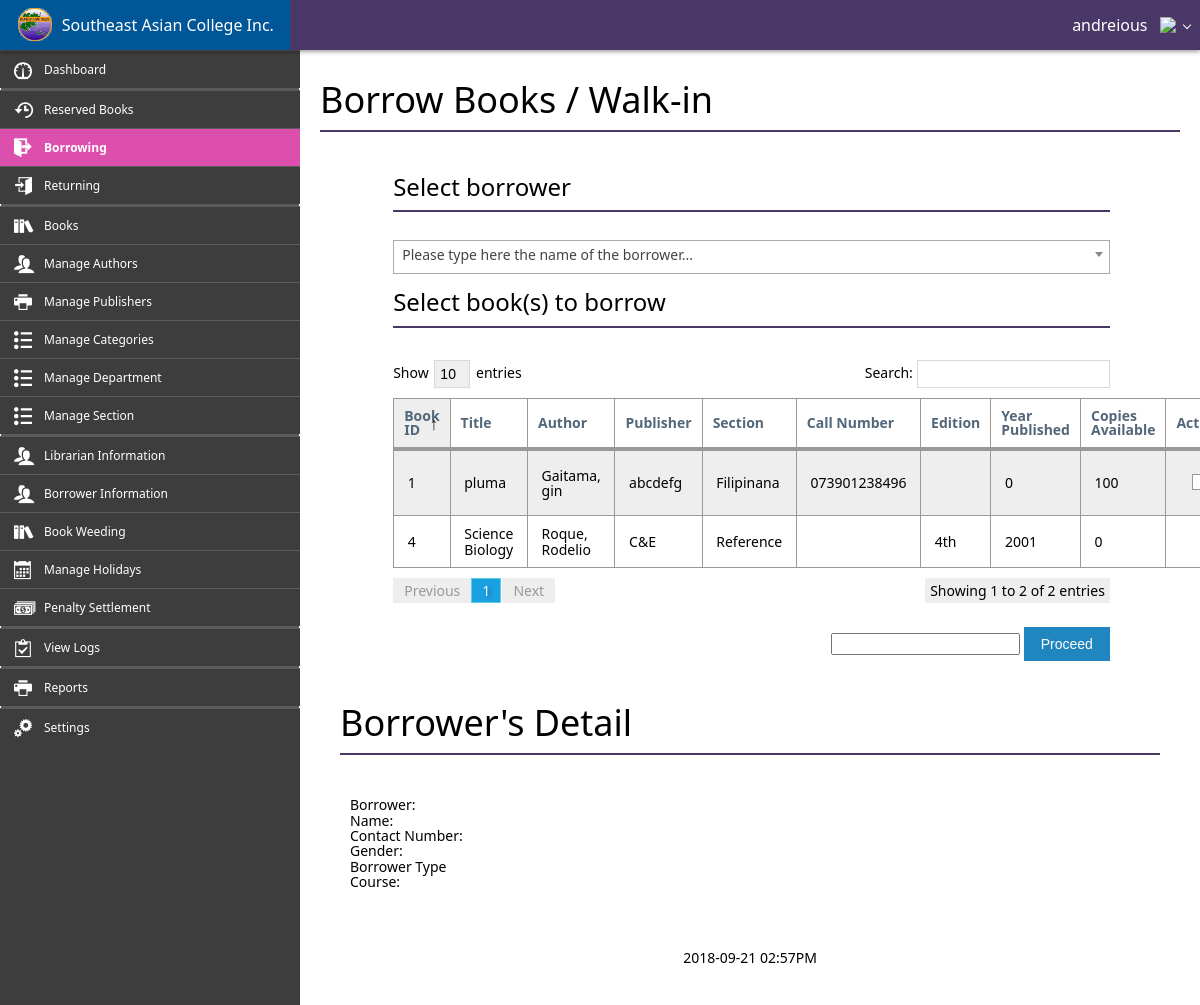
Page /control_panel/loan_materials.php (signed in) on the committed database.
### tables this page shows
CREATE TABLE `works` (
  `Author_ID` int(11) NOT NULL,
  `Book_ID` int(11) NOT NULL
);

CREATE TABLE `book` (
  `Book_ID` int(11) NOT NULL,
  `Publisher_ID` int(11) NOT NULL,
  `Section_ID` int(11) NOT NULL,
  `Book_Title` varchar(255) NOT NULL,
  `Call_Number` varchar(255) NOT NULL,
  `Edition` varchar(255) NOT NULL,
  `Year_Published` int(11) DEFAULT NULL,
  `Quantity` int(11) NOT NULL,
  `Unit_Of_Price` varchar(255) NOT NULL,
  `Status` varchar(255) NOT NULL,
  `Image` varchar(255) NOT NULL,
  `Category_ID` int(11) NOT NULL,
  `Date_Added` date NOT NULL
);

CREATE TABLE `authors` (
  `Author_ID` int(10) NOT NULL,
  `Author_First_Name` varchar(255) NOT NULL,
  `Author_Last_Name` varchar(255) NOT NULL
);

CREATE TABLE `publishers` (
  `Publisher_ID` int(10) NOT NULL,
  `Publisher_Name` varchar(255) NOT NULL,
  `Publisher_Address` varchar(255) NOT NULL,
  `Contact_Number` varchar(255) NOT NULL
);

CREATE TABLE `section` (
  `Section_ID` int(11) NOT NULL,
  `Section_Type` varchar(255) NOT NULL
);

### control_panel/requests/connection.php (called while the page is built, shortened)
<?php
    class Connection {
        private $hostname = 'localhost';
        private $username = 'root';
        private $password = '';
        private $database = 'saci_db';
        private $connection, $query;
        function open() {
            return $this->connection = mysqli_connect($this->hostname, $this->username, $this->password, $this->database);
        }
        function query($sql) {
            return $this->query = mysqli_query($this->connection, $sql);
        }
        function num_rows() {
            return mysqli_num_rows($this->query);
        }
        function fetch_assoc() {
            return mysqli_fetch_assoc($this->query);
        }
    }
?>

### control_panel/loan_materials.php (the view, shortened to what this page needs)
<?php
    include_once('assets/system/header.php');
?>
<div class="app-bar fixed-top shadow" data-role="appbar" style="background-color:#493867;">
    <a class="app-bar-element branding" href="./"><img class="app-logo" src="assets/image/Southeast Asian College.png">&nbsp;&nbsp;Southeast Asian College Inc.</a>
    <?php
        if(isset($_SESSION['account_username'])) {
            $name = $_SESSION['account_first_name'] . ' ' . $_SESSION['account_last_name'];
            echo '<ul class="app-bar-menu place-right" style="background-color:#493867;">';
            echo '<li><a class="app-bar-element dropdown-toggle" style="background-color:#493867;">' . $name . '&nbsp;&nbsp;<img class="app-logo" src="./../user_images/' . $_SESSION['account_image'] . '"></a>';
            echo '</li>';
            echo '</ul>';
        } else {
            echo '<div class="place-right">';
            echo '<a class="app-bar-element" href="login.php"><span class="mif-switch"></span>&nbsp;&nbsp;Login</a>';
            echo '</div>';
        }
    ?>
</div>
<div id="main-block">
    <div class="flex-grid" style="height: 100%;">
        <div class="row" style="height: 100%;">
            <div id="cell-sidebar" class="cell bg-lightDark size-x300" style="overflow-y: scroll; height: 100%;">
                <ul class="sidebar2 dark">
                    <li><a href="./"><span class="mif-meter mif-ani-shuttle icon"></span><span class="title">Dashboard</span></a></li>
                    <li class="divider"></li><li class="divider"></li>
                    <li><a href="./reserved_materials.php"><span class="mif-history icon"></span><span class="title">Reserved Books</span></a></li>
                    <li class="active"><a href="./loan_materials.php"><span class="mif-exit icon"></span><span class="title">Borrowing</span></a></li>
                    <li><a href="./receive_materials.php"><span class="mif-enter icon"></span><span class="title">Returning</span></a></li>
                    <li class="divider"></li><li class="divider"></li>
                    <li><a href="./manage_materials.php"><span class="mif-books icon"></span><span class="title">Books</span></a></li>
                    <li><a href="./manage_authors.php"><span class="mif-users icon"></span><span class="title">Manage Authors</span></a></li>
                    <li><a href="./manage_publishers.php"><span class="mif-printer icon"></span><span class="title">Manage Publishers</span></a></li>
                    <li><a href="./manage_categories.php"><span class="mif-list2 icon"></span><span class="title">Manage Categories</span></a></li>
                    <li><a href="./manage_department.php"><span class="mif-list2 icon"></span><span class="title">Manage Department</span></a></li>
                    <li><a href="./manage_section.php"><span class="mif-list2 icon"></span><span class="title">Manage Section</span></a></li>
                    <li class="divider"></li><li class="divider"></li>
                    <li><a href="./manage_faculties.php"><span class="mif-users icon"></span><span class="title">Librarian Information</span></a></li>
                    <li><a href="./manage_students.php"><span class="mif-users icon"></span><span class="title">Borrower Information</span></a></li>
                    <li><a href="./manage_weeding.php"><span class="mif-books icon"></span><span class="title">Book Weeding</span></a></li>
                    <li><a href="./manage_holidays.php"><span class="mif-calendar icon"></span><span class="title">Manage Holidays</span></a></li>
                    <li><a href="./settled_penalties.php"><span class="mif-dollars icon"></span><span class="title">Penalty Settlement</span></a></li>
                    <li class="divider"></li><li class="divider"></li>
                    <li><a href="./view_logs.php"><span class="mif-clipboard icon"></span><span class="title">View Logs</span></a></li>
                    <li class="divider"></li><li class="divider"></li>
                    <li><a href="./generate_reports.php"><span class="mif-printer icon"></span><span class="title">Reports</span></a></li>
                    <li class="divider"></li><li class="divider"></li>
                    <li><a href="./settings.php"><span class="mif-cogs icon"></span><span class="title">Settings</span></a></li>
                </ul>
            </div>
            <div id="cell-content" class="pane-scroll cell auto-size padding20">
                <h1 class="text-light">Borrow Books / Walk-in</h1>
                <hr style="background-color:#493867;"><br>
                <div class="grid">
                    <div class="row cells12">
                        <div class="cell colspan10 offset1">
                            <h3 class="text-light">Select borrower</h3>
                            <hr style="background-color:#493867;"><br>
                            <div class="input-control select full-size" data-role="select">
                                    <?php
                                        require_once('requests/connection.php');
                                    ?>
                            </div>
                            <h3 class="text-light">Select book(s) to borrow</h3>
                            <hr style="background-color:#493867;"><br>
                            <table id="materials-table" class="table striped border bordered">
                                <thead>
                                    <tr>
                                        <th>Book ID</th>
                                        <th>Title</th>
                                        <th>Author</th>
                                        <th>Publisher</th>
                                        <th>Section</th>
                                        <th>Call Number</th>
                                        <th>Edition</th>
                                        <th>Year Published</th>
                                        <th>Copies Available</th>
                                        <th width="15%">Actions</th>
                                    </tr>
                                </thead>
                                <tbody>
                                    <?php
                                        $connection = new Connection();
                                        $connection->open();
                                        $connection2 = new Connection();
                                        $connection2->open();
                                        $connection->query("SELECT * FROM works INNER JOIN authors ON works.Author_ID=authors.Author_ID INNER JOIN book ON works.Book_ID=book.Book_ID INNER JOIN publishers ON book.Publisher_ID=publishers.Publisher_ID INNER JOIN categories ON book.Category_ID=categories.Category_ID INNER JOIN section ON book.Section_ID=section.Section_ID WHERE book.Status='active' GROUP BY book.Book_Title");
                                        while($row = $connection->fetch_assoc()) {
                                            $connection2->query("SELECT * FROM barcodes WHERE Book_ID='$row[Book_ID]' AND Availability='true'");
                                            $quantity = $connection2->num_rows();
                                            $connection2->query("SELECT * FROM reservations WHERE Book_ID='$row[Book_ID]' AND Status='active'");
                                            $reserveCount = $connection2->num_rows();
                                            $name = $row['Author_Last_Name'] . ', ' . $row['Author_First_Name'];
                                            echo '<tr>';
                                            echo '<td>' . $row['Book_ID'] . '</td>';
                                            echo '<td>' . $row['Book_Title'] . '</td>';
                                            echo '<td>' . $name . '</td>';
                                            echo '<td>' . $row['Publisher_Name'] . '</td>';
                                            echo '<td>' . $row['Section_Type'] . '</td>';
                                            echo '<td>' . $row['Call_Number'] . '</td>';
                                            echo '<td>' . $row['Edition'] . '</td>';
                                            echo '<td>' . $row['Year_Published'] . '</td>';
                                            echo '<td>' . ($quantity - $reserveCount) . '</td>';
                                            if(isset($_SESSION['account_username'])) {
                                                if($quantity - $reserveCount > 0) {
                                                    echo '<td class="align-center">';
                                                    echo '<label class="input-control checkbox small-check">';
                                                    echo '<span class="check"></span><span class="caption"></span>';
                                                    echo '</label>';
                                                    echo '</td>';
                                                } else {
                                                    echo '<td class="align-center"></td>';
                                                }
                                            }
                                            echo '</tr>';
                                        }
                                    ?>
                                </tbody>
                            </table>
                            <br><br><br>
                            <div class="align-right">
                                <input type="textbox" name="barcode">
                                <button class="button primary" data-button="borrow-button">Proceed</button>
                            </div>
                        </div>
                    </div>
                </div>
                <div id="cell-content" class="cell auto-size padding20 ">
                <h1 class="text-light">Borrower's Detail</h1>
                <hr style="background-color:#493867;"><br>
                    <div class="grid condensed" >
                        <div class="row cells" >
                            <div class="cell colspan4 padding10" >
                                <div class="heading">
                                        <th>Borrower: </th><br>
                                        <th>Name: </th><br>
                                        <th>Contact Number: </th><br>
                                        <th>Gender: </th><br>
                                        <th>Borrower Type</th><br>
                                        <th>Course: </th><br>
                                </div>
                            </div>
                        </div>
                     </div>
                </div>
                <?php
                    include_once('assets/system/footer.php');
                ?>

### control_panel/assets/system/header.php (shortened to what this page needs)
<!DOCTYPE html>
<html>
<head>
    <link rel="stylesheet" href="assets/css/metro.min.css">
    <link rel="stylesheet" href="assets/css/metro-icons.min.css">
    <link rel="stylesheet" href="assets/css/metro-responsive.min.css">
    <link rel="stylesheet" href="assets/css/stylesheet.css">
</head>
<body id="main-body">

### control_panel/assets/system/footer.php (shortened to what this page needs)
</body>
<div class="grid" id="footer">
	<div class="cell offset2 padding20 ">
<?php
	print(date('Y-m-d h:iA'));
?>
	</div>
</div>
</html>

### control_panel/assets/css/stylesheet.css (style rules this page uses)
.app-logo { margin-top: -4px; height: 75%; }
.bg-lightDark { background-color: #3D3D3D; }
.pane-scroll { overflow-y: scroll; height: 100%; }
.sidebar2.dark { border: none; min-width: 100%; }
.sidebar2.dark li.active a { background-color: #dc4fad; }
.sidebar2 li a { padding: .50rem 1.75rem .50rem 2.25rem; }
.sidebar2 > li > a > .title { font-size: .75rem; margin-left: .5rem; }
#main-body { padding: 3.125rem 0 0; }
#main-block { min-height: 100%; height: 100%; }

### control_panel/assets/system/footer.php (style rules this page uses)
#footer { text-align: center; bottom:0px; margin:0px auto; }

### rows in the picture
works: Book_ID.Book_ID "1", Book_ID.Book_Title "pluma", authors.Author_Last_Name+Author_First_Name "Gaitama, gin", publishers.Publisher_Name "abcdefg", section.Section_Type "Filipinana", Book_ID.Call_Number "073901238496", Book_ID.Year_Published "0", reserveCount "100"
works: Book_ID.Book_ID "4", Book_ID.Book_Title "Science Biology", authors.Author_Last_Name+Author_First_Name "Roque, Rodelio", publishers.Publisher_Name "C&E", section.Section_Type "Reference", Book_ID.Edition "4th", Book_ID.Year_Published "2001", reserveCount "0"

### other values in the picture
$name "andreious"
